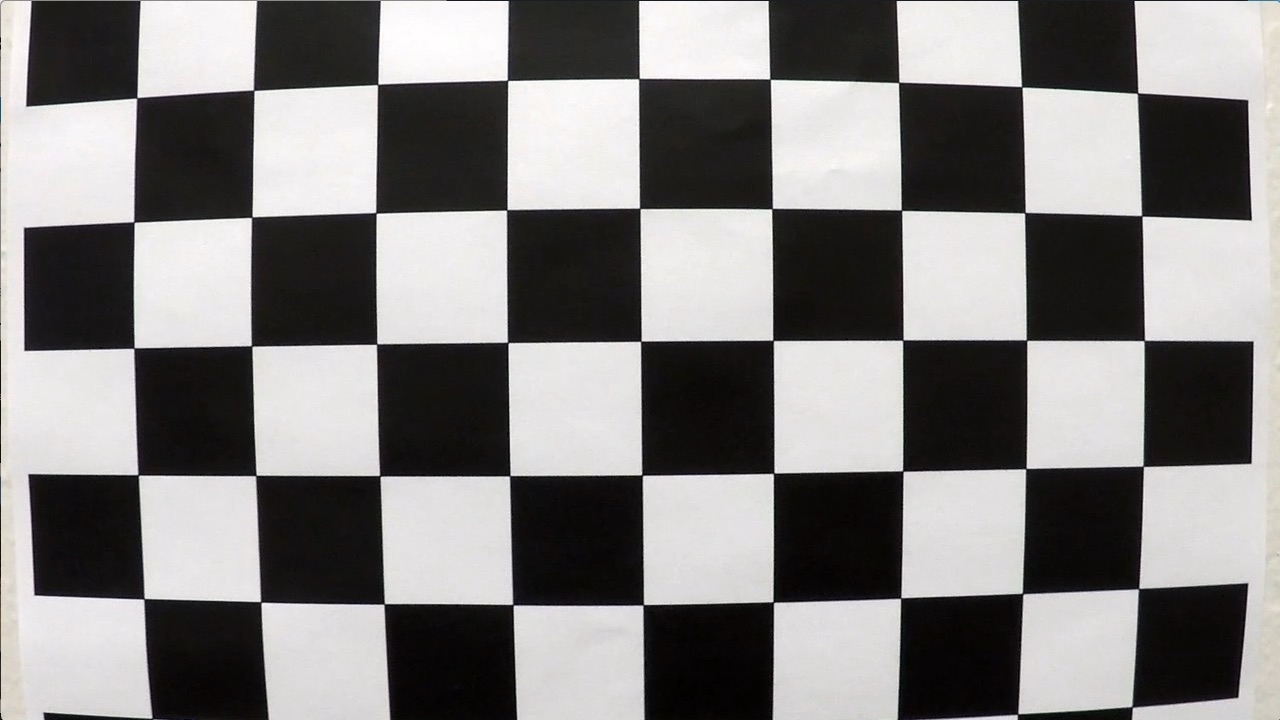
#> input picture camera_cal/calibration1.jpg, 1280 x 720 px; its folder holds 4 pictures in this run
$ python Advanced_Lane_Lines_Detection.py   (older library calls are emulated)
#> lines starting #> are read from the running program, lines starting #| are printed output that depends on the picture; after the words box and inside, x2 and y2 are one past the last pixel; in counts of white or black regions, pixels touching at a corner belong together
#!/usr/bin/env python3
# -*- coding: utf-8 -*-
import numpy as np
import cv2
import glob
import matplotlib.pyplot as plt
import matplotlib.image as mpimg
from moviepy.editor import VideoFileClip

#%%
###Camera Calibration
    #The camera is calibrated using a set of "object points" and "image points" that
    #are extracted from calibration images in "./camera_cal/" directory. The image points
    #are extracted from the calibration images by an OpenCV function called `findChessboardCorners()'
    #and visualized with `drawChessboardCorners()` again available in OpenCV.
    #The object points are basically set to be a uniform grid of 9x6 based on the fact
    #that the chessboard had the same number of grid points.
    #
    #Once the image points and corresponding object points are found, the  camera
    #calibration parameters and distortion matrix are determined by `ret, mtx, dist,
    #rvecs, tvecs = cv2.calibrateCamera(objpoints, imgpoints, gray.shape[::-1],None,None)`
    #where `objpoints` and `imgpoints` are the arrays containing the object points and
    #image points respectively.
    #
    #The images can then be *undistorted*  by using the distortion matrix and OpenCV
    #function `dst = cv2.undistort(img, mtx, dist, None, mtx)`. Examples of calibration
    #and undistorted images are shown below.

nx = 9
ny = 6
# prepare object points
objp = np.zeros((nx*ny,3), np.float32)
objp[:,:2] = np.mgrid[0:nx,0:ny].T.reshape(-1,2)

# Arrays to store object points and image points from all the images.
objpoints = [] # 3d points in real world space
imgpoints = [] # 2d points in image plane.

# Make a list of calibration images
images = glob.glob('./camera_cal/calibration*.jpg')

# Step through the list and search for chessboard corners
for fname in images:
    img = cv2.imread(fname)
#> img is the input picture: shape (720, 1280, 3); mean B, G, R 127.8, 128.4, 130.1
    gray = cv2.cvtColor(img,cv2.COLOR_BGR2GRAY)

    # Find the chessboard corners
    ret, corners = cv2.findChessboardCorners(gray, (nx,ny),None)
#> ret = False; corners = None

    # If found, add object points, image points
    if ret == True:
        objpoints.append(objp)
        imgpoints.append(corners)
#> pass 2 of the loop `for fname in images:`:
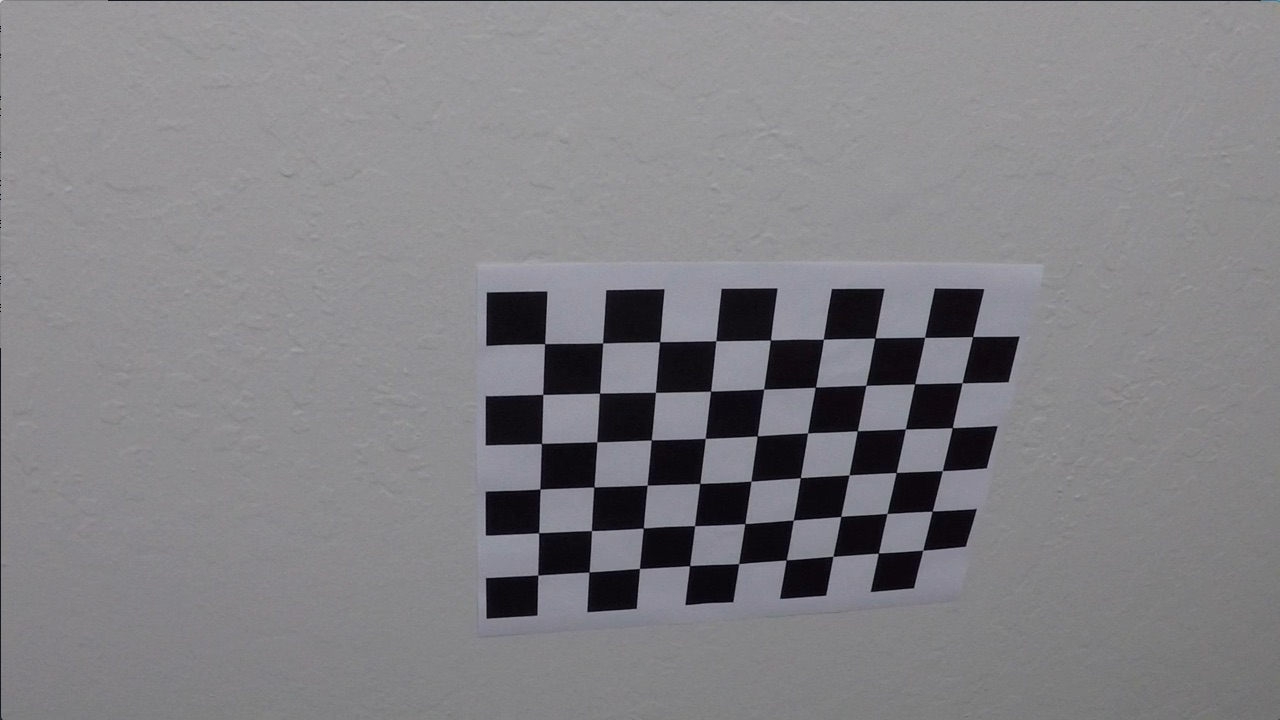
#> input picture camera_cal/calibration10.jpg, 1280 x 720 px
#> img is the input picture: shape (720, 1280, 3); mean B, G, R 133.1, 129.4, 130.2
#> `ret, corners = cv2.findChessboardCorners(gray, (nx,ny),None)`: ret = True; corners = 54 rows, first 8: [545.3, 343.1], [602.7, 342.8], [660.1, 341.3], [715.8, 340.7], [770.6, 340], [823.5, 339.2], [874.3, 338.5], [925.1, 337.4]

# Calibrate camera using the calculated object points and iamge points
ret, mtx, dist, rvecs, tvecs = cv2.calibrateCamera(objpoints, imgpoints, gray.shape[::-1],None,None)
for fname in images:
    img = cv2.imread(fname)
    gray = cv2.cvtColor(img,cv2.COLOR_BGR2GRAY)
    ret, corners = cv2.findChessboardCorners(gray, (nx,ny),None)
#> ret = False; corners = None
    img2 = cv2.drawChessboardCorners(np.copy(img), (9,6), corners, ret)

    plt.subplot(1,2,1)
    plt.imshow(img2)
    plt.title('Original Image')
    plt.subplot(1,2,2)
    dst = cv2.undistort(img, mtx, dist, None, mtx)
    plt.imshow(dst)
    plt.title('Undistorted Image')
    # Uncomment to save the images in ./output_images/
    #plt.savefig('./output_images/'+fname.split('/')[-1])
    plt.show()
#> pass 2 of the loop `for fname in images:`:
#> `ret, corners = cv2.findChessboardCorners(gray, (nx,ny),None)`: ret = True; corners = 54 rows, first 8: [545.3, 343.1], [602.7, 342.8], [660.1, 341.3], [715.8, 340.7], [770.6, 340], [823.5, 339.2], [874.3, 338.5], [925.1, 337.4]
#> `dst = cv2.undistort(img, mtx, dist, None, mtx)`:
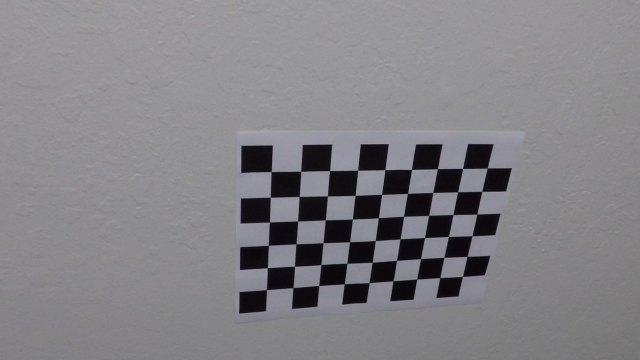
#> dst: shape (720, 1280, 3) (shown at 1/2 size); mean B, G, R 133.4, 129.6, 130.5
#> `plt.show()`:
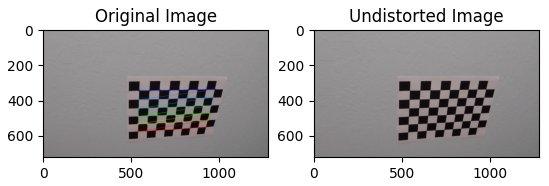
#> figure drawn by matplotlib, 2 panels; B, G, R data is drawn as R, G, B


# The same transformation is applied on the video to undistot the frames.
#    The following figures show two examples of original and undistorted images.
#    Note that most of the objects are farther than the chessboard the undistortion
#    effect is less apparent in this images compared to the calibration ones.

images = glob.glob('./test_images/*.jpg')
#> images = ['./test_images/test3.jpg']
for fname in images:
    #reading in an image
    img = mpimg.imread(fname)
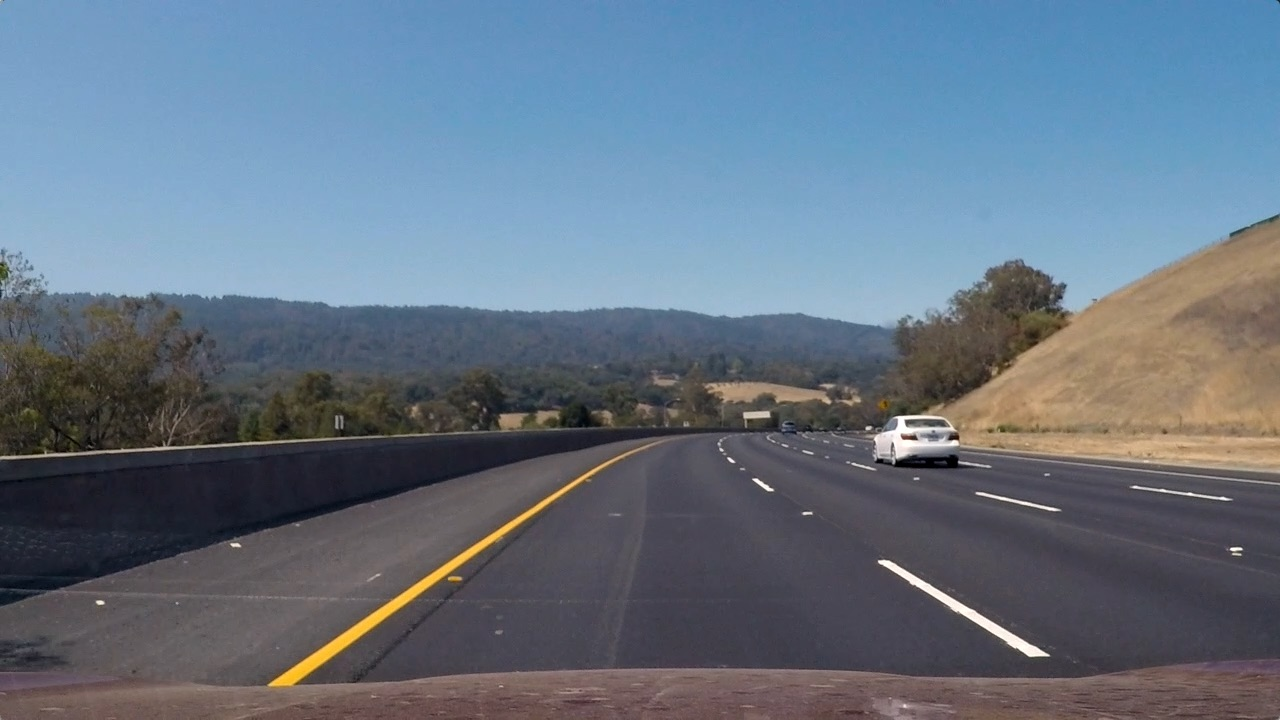
#> input picture test_images/test3.jpg, 1280 x 720 px
#> img is the input picture: shape (720, 1280, 3); mean R, G, B 101.1, 115.3, 130.7

    plt.subplot(1,2,1)
    plt.imshow(img)
    plt.title('Original Image')

    plt.subplot(1,2,2)
    dst = cv2.undistort(img, mtx, dist, None, mtx)
    plt.imshow(dst)
    plt.title('Undistorted Image')
    # Uncomment to save the images in ./output_images/
    # plt.savefig('./output_images/'+fname.split('/')[-1])
    plt.show()


#%%

def s_threshold(img,thresh=(0,255)):
    s_thresh_min, s_thresh_max = thresh
    # Convert to HLS color space and separate the S channel
    # Note: img is the undistorted image
    hls = cv2.cvtColor(img, cv2.COLOR_RGB2HLS)
    s_channel = hls[:,:,2]
    # Threshold color channel

    s_binary = np.zeros_like(s_channel)
    s_binary[(s_channel >= s_thresh_min) & (s_channel <= s_thresh_max)] = 1
    return s_binary

def abs_sobel_thresh(img, orient='x', sobel_kernel=3, thresh=(0,255)):
    thresh_min, thresh_max = thresh
    # Convert to grayscale
    gray = cv2.cvtColor(img, cv2.COLOR_RGB2GRAY)
    # Apply x or y gradient with the OpenCV Sobel() function
    # and take the absolute value
    if orient == 'x':
        abs_sobel = np.absolute(cv2.Sobel(gray, cv2.CV_64F, 1, 0, ksize=sobel_kernel))
    if orient == 'y':
        abs_sobel = np.absolute(cv2.Sobel(gray, cv2.CV_64F, 0, 1, ksize=sobel_kernel))
    # Rescale back to 8 bit integer
    scaled_sobel = np.uint8(255*abs_sobel/np.max(abs_sobel))
    # Create a copy and apply the threshold
    binary_output = np.zeros_like(scaled_sobel)
    # Here I'm using inclusive (>=, <=) thresholds, but exclusive is ok too
    binary_output[(scaled_sobel >= thresh_min) & (scaled_sobel <= thresh_max)] = 1

    # Return the result
    return binary_output

# Define a function to return the magnitude of the gradient
# for a given sobel kernel size and threshold values
def mag_thresh(img, sobel_kernel=3, mag_thresh=(0, 255)):
    # Convert to grayscale
    gray = cv2.cvtColor(img, cv2.COLOR_RGB2GRAY)
    # Take both Sobel x and y gradients
    sobelx = cv2.Sobel(gray, cv2.CV_64F, 1, 0, ksize=sobel_kernel)
    sobely = cv2.Sobel(gray, cv2.CV_64F, 0, 1, ksize=sobel_kernel)
    # Calculate the gradient magnitude
    gradmag = np.sqrt(sobelx**2 + sobely**2)
    # Rescale to 8 bit
    scale_factor = np.max(gradmag)/255
    gradmag = (gradmag/scale_factor).astype(np.uint8)
    # Create a binary image of ones where threshold is met, zeros otherwise
    binary_output = np.zeros_like(gradmag)
    binary_output[(gradmag >= mag_thresh[0]) & (gradmag <= mag_thresh[1])] = 1

    # Return the binary image
    return binary_output

# Define a function to threshold an image for a given range and Sobel kernel
def dir_threshold(img, sobel_kernel=3, thresh=(0, np.pi/2)):
    # Grayscale
    gray = cv2.cvtColor(img, cv2.COLOR_RGB2GRAY)
    # Calculate the x and y gradients
    sobelx = cv2.Sobel(gray, cv2.CV_64F, 1, 0, ksize=sobel_kernel)
    sobely = cv2.Sobel(gray, cv2.CV_64F, 0, 1, ksize=sobel_kernel)
    # Take the absolute value of the gradient direction,
    # apply a threshold, and create a binary image result
    absgraddir = np.arctan2(np.absolute(sobely), np.absolute(sobelx))
    binary_output =  np.zeros_like(absgraddir)
    binary_output[(absgraddir >= thresh[0]) & (absgraddir <= thresh[1])] = 1

    # Return the binary image
    return binary_output

# [99 lines left out: functions plot_windows, plot_lines, calculate_curvature_offset, write_stats, not called in this run]

leftx_base = np.nan
rightx_base = np.nan

def find_lines(binary_warped):
    global leftx_base
    global rightx_base
    alpha2 = 0.05
    # Assuming you have created a warped binary image called "binary_warped"
    # Take a histogram of the bottom half of the image
    histogram = np.sum(binary_warped[binary_warped.shape[0]/2:,:], axis=0)
    # Create an output image to draw on and  visualize the result
    out_img = np.dstack((binary_warped, binary_warped, binary_warped))*255
    # Find the peak of the left and right halves of the histogram
    # These will be the starting point for the left and right lines
    midpoint = np.int(histogram.shape[0]/2)
    tl = np.argmax(histogram[:midpoint])
    tr = np.argmax(histogram[midpoint:]) + midpoint

    if np.isnan(leftx_base):
        leftx_base = tl
        rightx_base = tr
    else:
        leftx_base = (1.-alpha2)*leftx_base + alpha2 * tl
        rightx_base = (1.-alpha2)*rightx_base + alpha2 * tr

    # Choose the number of sliding windows
    nwindows = 9
    # Set height of windows
    window_height = np.int(binary_warped.shape[0]/nwindows)
    # Identify the x and y positions of all nonzero pixels in the image
    nonzero = binary_warped.nonzero()
    nonzeroy = np.array(nonzero[0])
    nonzerox = np.array(nonzero[1])
    # Current positions to be updated for each window
    leftx_current = int(leftx_base)
    rightx_current = int(rightx_base)
    # Set minimum number of pixels found to recenter window
    minpix = 50
    # Create empty lists to receive left and right lane pixel indices
    left_lane_inds = []
    right_lane_inds = []

    # Step through the windows one by one
    for window in range(nwindows):
        # Identify window boundaries in x and y (and right and left)
        win_y_low = binary_warped.shape[0] - (window+1)*window_height
        win_y_high = binary_warped.shape[0] - window*window_height
        win_xleft_low = leftx_current - margin
        win_xleft_high = leftx_current + margin
        win_xright_low = rightx_current - margin
        win_xright_high = rightx_current + margin
        # Draw the windows on the visualization image
        cv2.rectangle(out_img,(win_xleft_low,win_y_low),(win_xleft_high,win_y_high),(0,255,0), 2)
        cv2.rectangle(out_img,(win_xright_low,win_y_low),(win_xright_high,win_y_high),(0,255,0), 2)
        # Identify the nonzero pixels in x and y within the window
        good_left_inds = ((nonzeroy >= win_y_low) & (nonzeroy < win_y_high) & (nonzerox >= win_xleft_low) & (nonzerox < win_xleft_high)).nonzero()[0]
        good_right_inds = ((nonzeroy >= win_y_low) & (nonzeroy < win_y_high) & (nonzerox >= win_xright_low) & (nonzerox < win_xright_high)).nonzero()[0]
        # Append these indices to the lists
        left_lane_inds.append(good_left_inds)
        right_lane_inds.append(good_right_inds)
        # If you found > minpix pixels, recenter next window on their mean position
        if len(good_left_inds) > minpix:
            leftx_current = np.int(np.mean(nonzerox[good_left_inds]))
        if len(good_right_inds) > minpix:
            rightx_current = np.int(np.mean(nonzerox[good_right_inds]))

    # Concatenate the arrays of indices
    left_lane_inds = np.concatenate(left_lane_inds)
    right_lane_inds = np.concatenate(right_lane_inds)

    # Extract left and right line pixel positions
    leftx = nonzerox[left_lane_inds]
    lefty = nonzeroy[left_lane_inds]
    rightx = nonzerox[right_lane_inds]
    righty = nonzeroy[right_lane_inds]
    return out_img, leftx, lefty, rightx, righty

left_fit = []
right_fit = []

# [34 lines left out: function plot_poly, not called in this run]

def combine_thresholds(img):
    # Apply each of the thresholding functions
    sxbinary = abs_sobel_thresh(img, orient='x', sobel_kernel=ksize, thresh=(50, 100))
    grady = abs_sobel_thresh(img, orient='y', sobel_kernel=ksize, thresh=(100, 190))
    mag_binary = mag_thresh(img, sobel_kernel=ksize, mag_thresh=(0, 255))
    dir_binary = dir_threshold(img, sobel_kernel=ksize, thresh=(0, np.pi/2))
    s_binary = s_threshold(img,(170,255))
    # Stack each channel to view their individual contributions in green and blue respectively
    # This returns a stack of the two binary images, whose components you can see as different colors
    color_binary = np.dstack(( np.zeros_like(sxbinary), sxbinary, s_binary))

    # Combine the two binary thresholds
    combined_binary = np.zeros_like(sxbinary)
    combined_binary[(s_binary == 1) | (sxbinary == 1)] = 1
    return combined_binary, color_binary
#%%
def perspective_transformation(img):
    imshape = img.shape
    x1 = 200
    oh = 20
    h = 450
    src = np.array([(x1,imshape[0]-oh),(620, h), (730, h), (imshape[1],imshape[0]-oh)], dtype=np.float32)
    dst = np.array([(x1,imshape[0]-oh),(x1, 0), (imshape[1], 0), (imshape[1],imshape[0]-oh)], dtype=np.float32)
    M = cv2.getPerspectiveTransform(src, dst)
    Minv = cv2.getPerspectiveTransform(dst, src)
    img_size = (img.shape[1], img.shape[0])
    return M, Minv, img_size, src, dst


#% Example of the end-to-end process
ksize = 3

# 0- Read an image
img = mpimg.imread('./test_images/test3.jpg')

# 1- Undistort the image using camera calibration matrix
undist = cv2.undistort(img, mtx, dist, None, mtx)

# 2- Threshold image
combined_binary, color_binary = combine_thresholds(undist)
#> in combine_thresholds, `sxbinary = abs_sobel_thresh(img, orient='x', sobel_kernel=ksize, thres..`:
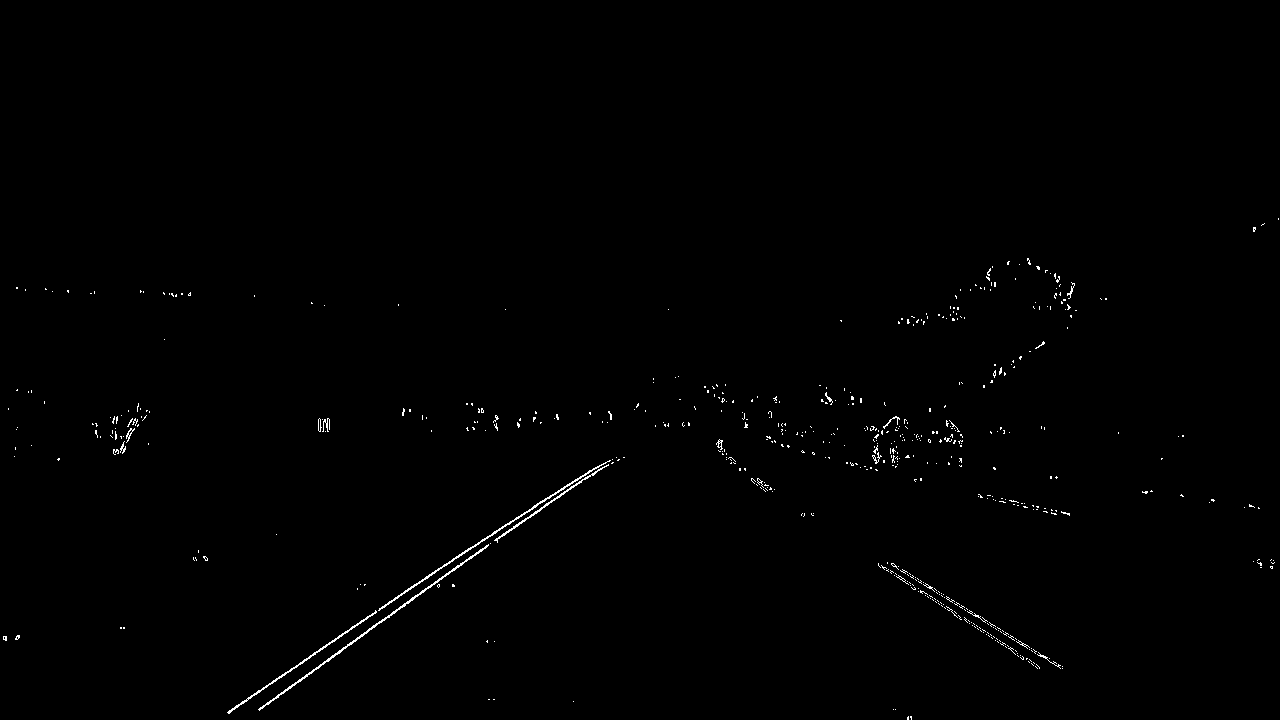
#> sxbinary: shape (720, 1280); values 0 (black) and 1 (white), 0.51% white in thin lines or dots, all inside (x1, y1, x2, y2) = (3, 218, 1279, 720)
#> in mag_thresh, `sobely = cv2.Sobel(gray, cv2.CV_64F, 0, 1, ksize=sobel_kernel)`:
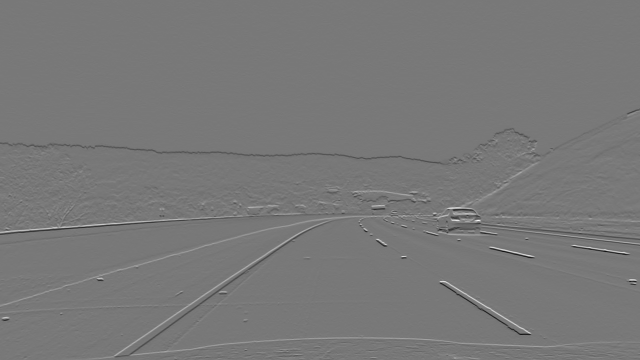
#> sobely: shape (720, 1280) float64 (shown at 1/2 size); min -686, max 764, mean -0.4; drawn with min black and max white
#> in mag_thresh, `scale_factor = np.max(gradmag)/255`: scale_factor = 3
#> combined_binary: shape (720, 1280); values 0 (black) and 1 (white), 1% white; 495 white regions (477 under 20 px), largest, box (x1, y1, x2, y2) and area: (227, 460, 611, 714) 4994, (881, 562, 1016, 655) 994, (1015, 640, 1061, 669) 336

# 3- Perspective transformation
M, Minv, img_size, src, dst = perspective_transformation(combined_binary)
binary_warped = cv2.warpPerspective(combined_binary, M, img_size)
#> binary_warped: shape (720, 1280); values 0 (black) and 1 (white), 3% white; 75 white regions (45 under 20 px), largest, box (x1, y1, x2, y2) and area: (211, 196, 290, 704) 19796, (1076, 623, 1117, 690) 1197, (1124, 146, 1174, 225) 869

# Plotting thresholded images
plt.subplot(1,2,1)
plt.imshow(color_binary*255)
plt.title('Stacked thresholds')
plt.subplot(1,2,2)
plt.imshow(combined_binary, cmap='gray')
plt.title('Combined S channel and Grad. thresholds')
# plt.savefig('./output_images/thresholded_2.jpg')
plt.show()


# Plot the source and destination points of perspective transformation
plt.imshow(img,cmap='gray')
plt.hold(1)
plt.plot(src[:,0],src[:,1])
plt.plot(dst[:,0],dst[:,1],'r')
#plt.savefig('./output_images/src_dst_2.jpg')
plt.show()

# Plot the bird's eye view image
img_warped = cv2.warpPerspective(img, M, img_size)
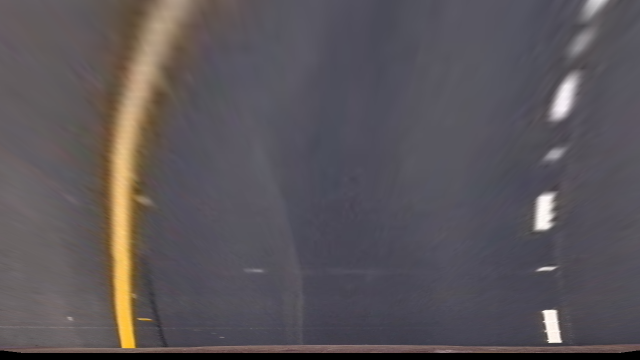
#> img_warped: shape (720, 1280, 3) (shown at 1/2 size); mean R, G, B 90.2, 84.8, 88.9
plt.imshow(img_warped,cmap='gray')
#plt.savefig('./output_images/warped_2.jpg')
plt.show()


#%
# Set the width of the windows +/- margin
margin = 100


#> (the run stopped early here; a loop or call above may not have finished)
